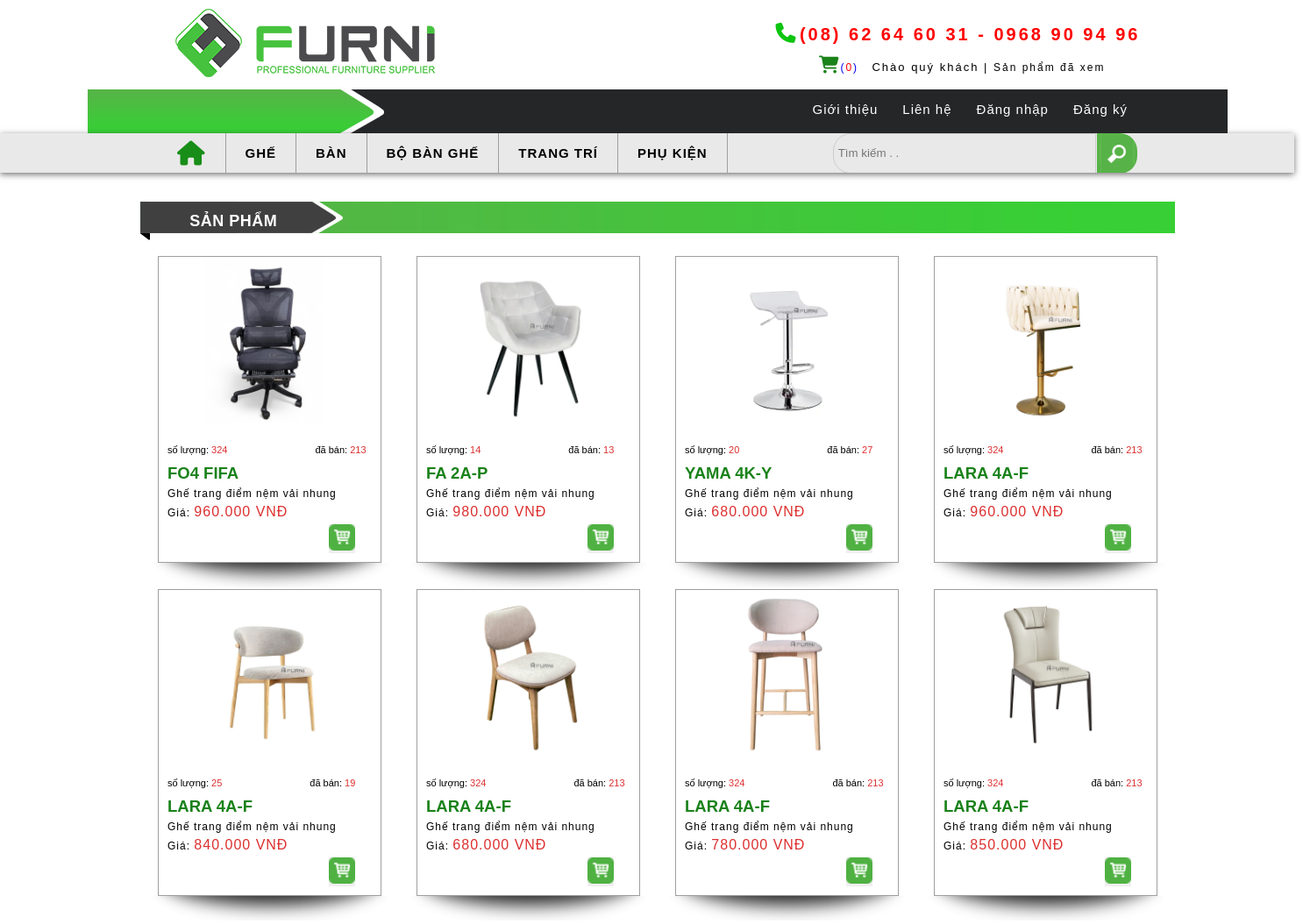
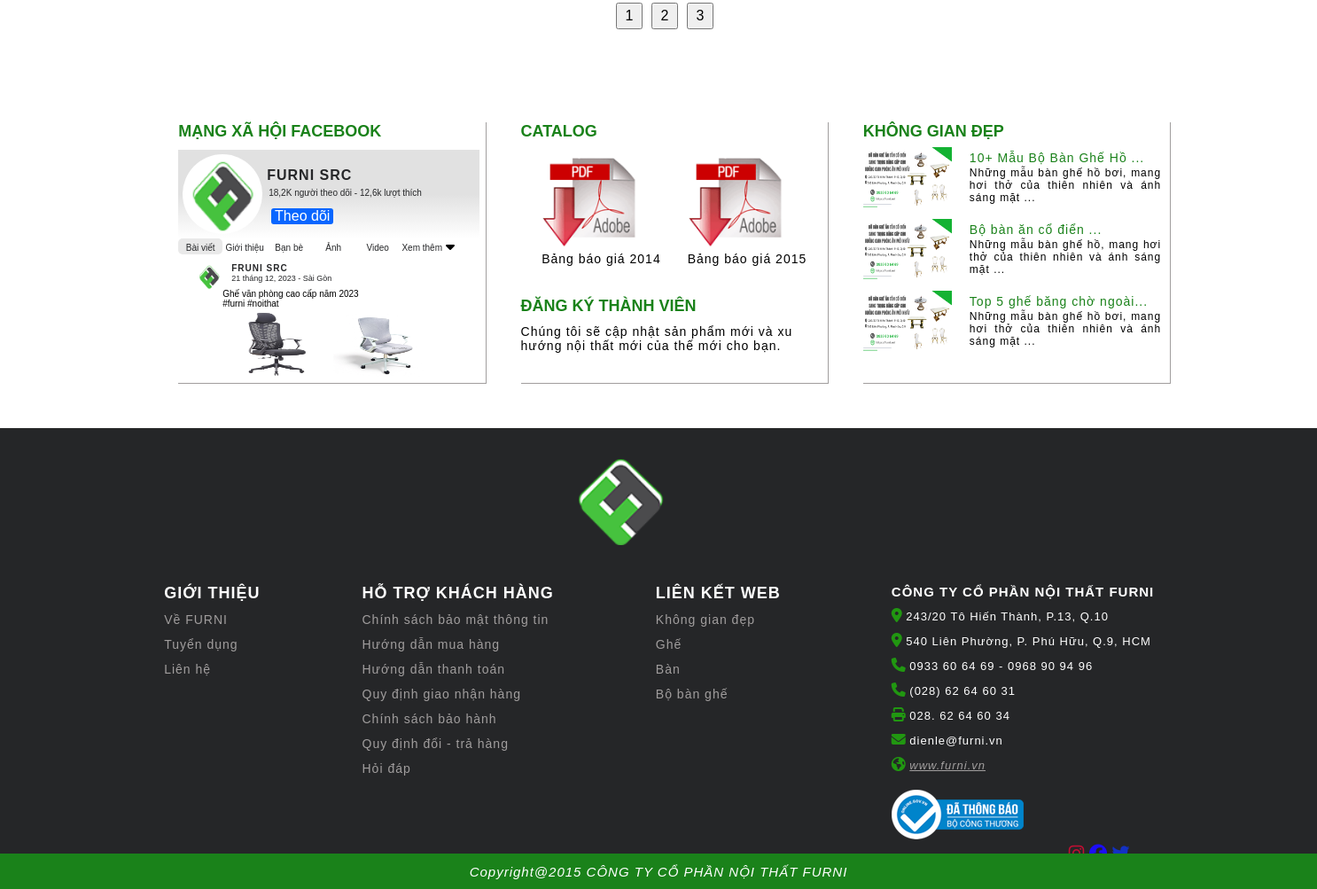
Screenshot of /?mod=page&act=products&id_danhmuc=1 with the database file from the repository (2 pictures, top to bottom).
### tables this page shows
CREATE TABLE `danhmuc` (
  `id_danhmuc` int(11) NOT NULL,
  `img` varchar(50) NOT NULL,
  `ten` varchar(250) NOT NULL
);

CREATE TABLE `sanpham` (
  `id_sanpham` int(11) NOT NULL,
  `ten` varchar(250) NOT NULL,
  `img` varchar(250) NOT NULL,
  `ma` varchar(250) NOT NULL,
  `soluong` int(100) NOT NULL,
  `daban` int(100) NOT NULL,
  `id_danhmuc` int(11) NOT NULL,
  `gia` int(250) NOT NULL
);

### Model/connect.php (called while the page is built, shortened)
<?php
function dbConnection()
{
    $servername = "localhost";
    $username = "root";
    $password = "";
    $dbname = "da1";
    try {
        $conn = new PDO("mysql:host=$servername;dbname=$dbname", $username, $password);
        $conn->setAttribute(PDO::ATTR_ERRMODE, PDO::ERRMODE_EXCEPTION);
        return $conn;
    } catch (PDOException $e) {
        echo "Connection failed: " . $e->getMessage();
    }
}
function pdo_query($sql)
{
    $sql_args = array_slice(func_get_args(), 1);
    try {
        $conn = dbConnection();
        $stmt = $conn->prepare($sql);
        $stmt->execute($sql_args);
        $rows = $stmt->fetchAll();
        return $rows;
    } catch (PDOException $e) {
        throw $e;
    } finally {
        unset($conn);
    }
}

### Model/m_danhmuc.php (called while the page is built, shortened)
<?php
function getCategory_Home_List()
{
    $sql = "SELECT * FROM danhmuc order by id_danhmuc ASC ";
    return pdo_query($sql);
}

### Model/m_view.php (the view, shortened to what this page needs)
<?php
function show_sph($products_danhmuc){
    $html_product_danhmuc = "";
    foreach ($products_danhmuc as $item) {
            extract($item);
            $html_product_danhmuc .='<div class="product0">
                                <div class="product1">
                                <div class="product1-img">
                                    <a href="index.php?mod=page&act=chitietsanpham&id='.$id_sanpham.'">
                                        <img src="assets/img/'. $img .'.jpg" alt="">
                                    </a>
                                </div>
                                <div class="product1-info">
                                    <div class="soluong">
                                    <div class="soluongcon">số lượng:
                                        <span>'. $soluong .'</span>
                                    </div>
                                    <div class="daban">đã bán:
                                        <span>'. $daban .'</span>
                                    </div>
                                    </div>
                                    <h2>'. $ma .'</h2>
                                    <p>'. $ten .'</p>
                                    <p>Giá:
                                        <span>'. number_format($gia, 0, ',', '.') .' VNĐ</span>
                                    </p>
                                    <form action="index.php?mod=page&act=giohang" method="POST">
                                        <input type="hidden" name="id_sanpham" value="'.$id_sanpham.'" >
                                        <input type="hidden" name="ten" value="'.$ten.'" >
                                        <input type="hidden" name="img" value="'.$img.'" >
                                        <input type="hidden" name="gia" value="'.$gia.'" >
                                        <input type="hidden" name="soluong" value="1" >
                                        <button name="btncart"> <a> <img src="assets/img/icongiohang.png" alt="" ></a></button>
                                    </form>
                                </div>
                             </div>
                        </div>' ;
    }
    return $html_product_danhmuc;
}
?>

### view/header.php (shortened to what this page needs)
<?php
    $html_danhmuc ='<li style="border: none;" >
                        <a href="?mod=page&act=trangchu"><i class="fa-solid fa-house" style="color: rgb(24, 142, 24);"></i></a>
                    <li>';
    foreach($danhmuc as $item) {
        extract($item);
        $html_danhmuc .= '<li >
                        <a href="?mod=page&act=products&id_danhmuc='.$id_danhmuc.'">'.$ten.'</a>
                    </li>';
}
?>
  <!DOCTYPE html>
<html lang="en">
<head>
    <link rel="stylesheet" href="assets/css/Trangchu.css">
    <link rel="stylesheet" href="assets/css/giohang.css">
    <link rel="stylesheet" href="assets/css/chitietsanpham.css">
    <link rel="stylesheet" href="https://cdnjs.cloudflare.com/ajax/libs/font-awesome/6.5.1/css/all.min.css" />
</head>
  <header>
        <div class="boxlogo">
            <div class="row">
                <div class="left">
                    <a href="index.php"><img src="assets/img/logo.png" alt=""></a>
                </div>
                <div class="right">
                    <p class="right-1">
                        <i class="fa-solid fa-phone" style="color:#0dc510;"></i>
                        <a href="#"> (08) 62 64 60 31 - 0968 90 94 96</a>
                    </p>
                    <p class="right-2">
                    <a href="index.php?mod=page&act=viewgiohang" id="boxcart"><i class="fa-solid fa-cart-shopping" style="font-size: 20px; padding:0px 0px 10px 10px;" ></i>(<span></span>)</a>
                        <span class="right-2-1">
                            Chào quý khách |
                        </span>
                        <span class="right-2-2">
                            <a href="#">Sản phẩm đã xem</a>
                        </span>
                    </p>
                </div>
            </div>
        <nav class="thanhcuoncroll">
            <div class="boxmenu1">
                <div class="boxmenu1-thongtin ">
                    <a href="#">Giới thiệu</a>
                    <a href="#">Liên hệ</a>
                    <?php
                                if(isset($_COOKIE['name'])){
                                    echo '<a href="#" class="tenlogin">' . $_COOKIE['name'] .
                                         '<span><i style="color:white; margin-left:5px;" class="fa-solid fa-sort-down"></i></span></a>';
                                    echo '<ul class="menu_content">';
                                    echo '<li><a href="index.php?mod=user&act=capnhatthongtin">Cập nhật thông tin</a></li>';
                                    echo '<li><a href="Model/m_logout.php">Đăng xuất</a></li>';
                                    echo '</ul>';
                                }else{
                                    echo '<a href="index.php?mod=user&act=login">Đăng nhập</a>';
                                    echo '<a href="index.php?mod=user&act=signup">Đăng ký</a>';
                                }
                            ?>
                </div>
             </div>
            <div class="boxmenu2 " >
                <ul>
                    <?=$html_danhmuc?>
                </ul>
                <form action="index.php?mod=page&act=products" method="post">
                        <input  type="text" name="kyw" class="btn-1" placeholder="Tìm kiếm . ." >
                        <input type="submit" name="timkiem" class="btn-22" value>
                </form>
            </div>
        </nav>
        </div>
    </header>

### assets/css/Trangchu.css (style rules this page uses)
:root { --color--red: red; --color--redfake:rgb(220, 47, 47); --color--black: black; --color--white: white; --color--green: rgb(44, 203, 44); --color--greenfk: rgb(23, 149, 23); --color--greenfk1:rgb(146, 211, 146); --color--1: #e7dede; --color--2: #e9e9e9 ; --color--3:rgb(245, 244, 244); --color-rgba: 0px 2px 7px 0px rgba(50, 50, 50, 0.69); --color--xam:rgb(161, 158, 158); --color-4: #e8f1f6; --color--gray:#252628; --color--blue: #0866ff; --color-xamdam:#959595; }
* { margin: 0; padding: 0; box-sizing: border-box; font-family:Arial, Helvetica, sans-serif; }

### assets/css/giohang.css (style rules this page uses)
:root { --color--red: red; --color--redfake:rgb(220, 47, 47); --color--black: black; --color--white: white; --color--green: rgb(26, 130, 26); --color--1: #e7dede; --color--2: #e9e9e9 ; --color--3:rgb(245, 244, 244); --color-rgba: 0px 2px 7px 0px rgba(50, 50, 50, 0.69); --color--xam:rgb(161, 158, 158); --color-4: #e8f1f6; --color--gray:#252628; --color--blue: #0866ff; --color-xamdam:#959595; --color--xanhnhat: #337ab7; --color--input:rgb(229, 232, 234); }
* { margin: 0; padding: 0; box-sizing: border-box; font-family:Arial, Helvetica, sans-serif; }

### assets/css/chitietsanpham.css (style rules this page uses)
:root { --color--red: red; --color--redfake:rgb(220, 47, 47); --color--black: black; --color--white: white; --color--green: rgb(26, 130, 26); --color--1: #e7dede; --color--2: #e9e9e9 ; --color--3:rgb(245, 244, 244); --color-rgba: 0px 2px 7px 0px rgba(50, 50, 50, 0.69); --color--xam:rgb(161, 158, 158); --color-4: #e8f1f6; --color--gray:#252628; --color--blue: #0866ff; --color-xamdam:#959595; --color--xanhnhat: #337ab7; --color--input:rgb(229, 232, 234); }
* { margin: 0; padding: 0; box-sizing: border-box; font-family:Arial, Helvetica, sans-serif; }

### rows the page displays
danhmuc: ten "GHẾ"
danhmuc: ten "BÀN"
danhmuc: ten "BỘ BÀN GHẾ"
danhmuc: ten "TRANG TRÍ"
danhmuc: ten "PHỤ KIỆN"
sanpham: shows a picture, soluong "324", daban "213", ma "FO4 FIFA", ten "Ghế trang điểm nệm vải nhung", gia "960.000"
sanpham: shows a picture, soluong "14", daban "13", ma "FA 2A-P", ten "Ghế trang điểm nệm vải nhung", gia "980.000"
sanpham: shows a picture, soluong "20", daban "27", ma "YAMA 4K-Y", ten "Ghế trang điểm nệm vải nhung", gia "680.000"
sanpham: shows a picture, soluong "324", daban "213", ma "LARA 4A-F", ten "Ghế trang điểm nệm vải nhung", gia "960.000"
sanpham: shows a picture, soluong "25", daban "19", ma "LARA 4A-F", ten "Ghế trang điểm nệm vải nhung", gia "840.000"
sanpham: shows a picture, soluong "324", daban "213", ma "LARA 4A-F", ten "Ghế trang điểm nệm vải nhung", gia "680.000"
sanpham: shows a picture, soluong "324", daban "213", ma "LARA 4A-F", ten "Ghế trang điểm nệm vải nhung", gia "780.000"
sanpham: shows a picture, soluong "324", daban "213", ma "LARA 4A-F", ten "Ghế trang điểm nệm vải nhung", gia "850.000"
